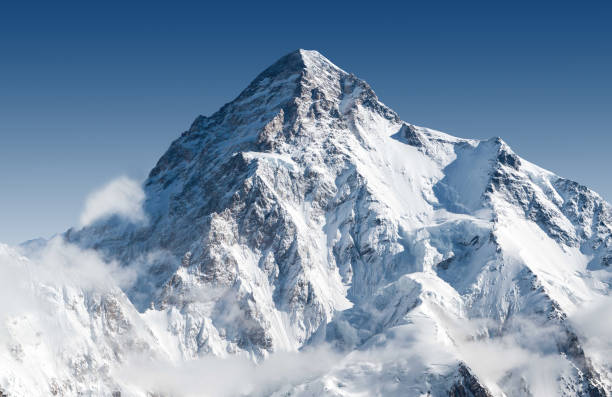
#> input picture assets/aaa.jpg, 612 x 397 px, given in place of the camera
$ python tutorial5.py
#> lines starting #> are read from the running program, lines starting #| are printed output that depends on the picture; after the words box and inside, x2 and y2 are one past the last pixel; in counts of white or black regions, pixels touching at a corner belong together
import cv2
import numpy as np

# cam = cv2.VideoCapture('/dev/video2')
cam = cv2.VideoCapture(0)


while True:
    success, frame = cam.read()
#> frame is the input picture: shape (397, 612, 3); mean B, G, R 173, 149.3, 127.5

    width = int(cam.get(3))
    height = int(cam.get(4))

    hsv = cv2.cvtColor(frame, cv2.COLOR_BGR2HSV)
#> hsv: shape (397, 612, 3); mean H, S, V 101, 80.9, 173.1

    lower_blue = np.array([90, 90, 90])
    upper_blue = np.array([255, 255, 255])

    mask = cv2.inRange(hsv, lower_blue, upper_blue)
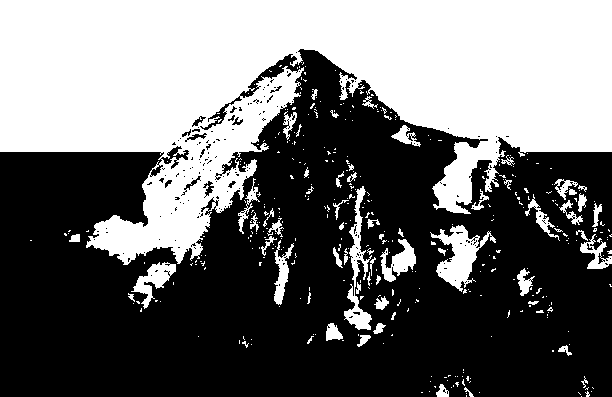
#> mask: shape (397, 612); 42.4% white; 383 white regions (321 under 20 px), largest, box (x1, y1, x2, y2) and area: (0, 0, 612, 265) 92216, (430, 225, 496, 292) 1716, (344, 186, 372, 330) 1255

    result = cv2.bitwise_and(frame, frame, mask=mask)
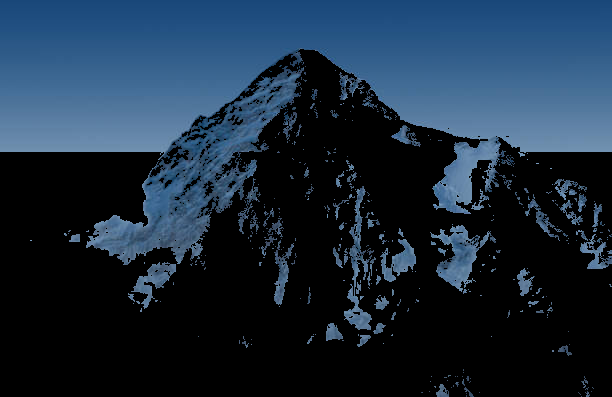
#> result: shape (397, 612, 3); mean B, G, R 59.3, 42.4, 25.9

    cv2.imshow("Frame", result)
    cv2.imshow("Mask", mask)


    if cv2.waitKey(1) == 27:
#> (key Esc is pressed here)
        break

cam.release()
cv2.destroyAllWindows()
